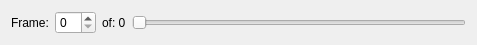
<?xml version="1.0" encoding="UTF-8"?>
<ui version="4.0">
 <class>SpinBoxSlider</class>
 <widget class="QWidget" name="SpinBoxSlider">
  <property name="geometry">
   <rect>
    <x>0</x>
    <y>0</y>
    <width>477</width>
    <height>42</height>
   </rect>
  </property>
  <property name="windowTitle">
   <string>Form</string>
  </property>
  <layout class="QHBoxLayout" name="horizontalLayout">
   <item>
    <widget class="QLabel" name="descriptionLabel">
     <property name="text">
      <string>Frame:</string>
     </property>
     <property name="buddy">
      <cstring>framesQSpinBox</cstring>
     </property>
    </widget>
   </item>
   <item>
    <widget class="QSpinBox" name="framesQSpinBox"/>
   </item>
   <item>
    <widget class="QLabel" name="totalFramesCountLabel">
     <property name="text">
      <string>of: 0</string>
     </property>
    </widget>
   </item>
   <item>
    <widget class="QSlider" name="framesQSlider">
     <property name="orientation">
      <enum>Qt::Orientation::Horizontal</enum>
     </property>
    </widget>
   </item>
  </layout>
 </widget>
 <resources/>
 <connections/>
</ui>
